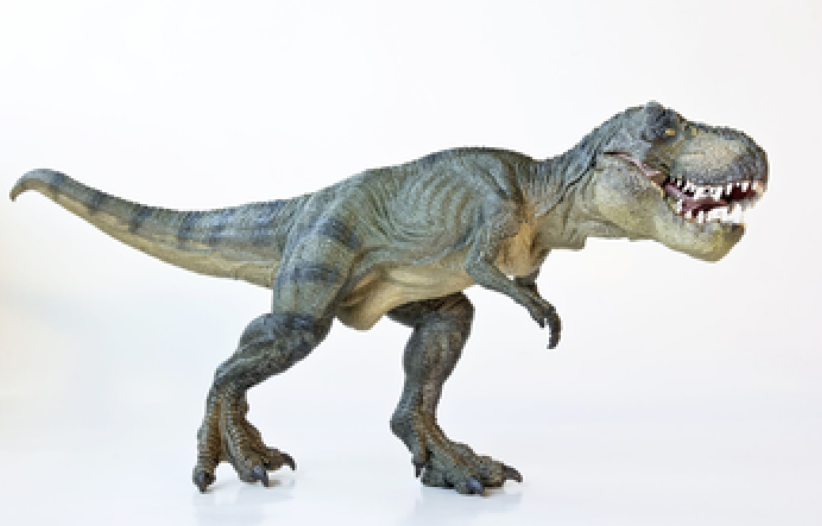
#> input picture ch3/trex.png, 822 x 526 px, found by its file name
$ python load_display_save.py
#> lines starting #> are read from the running program, lines starting #| are printed output that depends on the picture; after the words box and inside, x2 and y2 are one past the last pixel; in counts of white or black regions, pixels touching at a corner belong together
#Command is the specific program/subroutine executed in the CLI
#Option is an optional argument that modifies the command's behavior
#Argument is an optional or required info that a command uses to perform its function
#Parameter is an argument that an option uses to perform its function

   ## See sys.argv
#sys.argv = [name of command, directory to perform command]

from __future__ import print_function
import argparse
import cv2
import numpy as np

ap = argparse.ArgumentParser()
#ap.add_argument("-i", "--image", required=True, help="Path to the image")
#args = vars(ap.parse_args())


image = cv2.imread("ch3/trex.png")
#> image is the input picture: shape (526, 822, 3); mean B, G, R 215.3, 215.9, 214.4

#edit pixels of an image
image [0:100, 0:100] = (0, 255, 0)
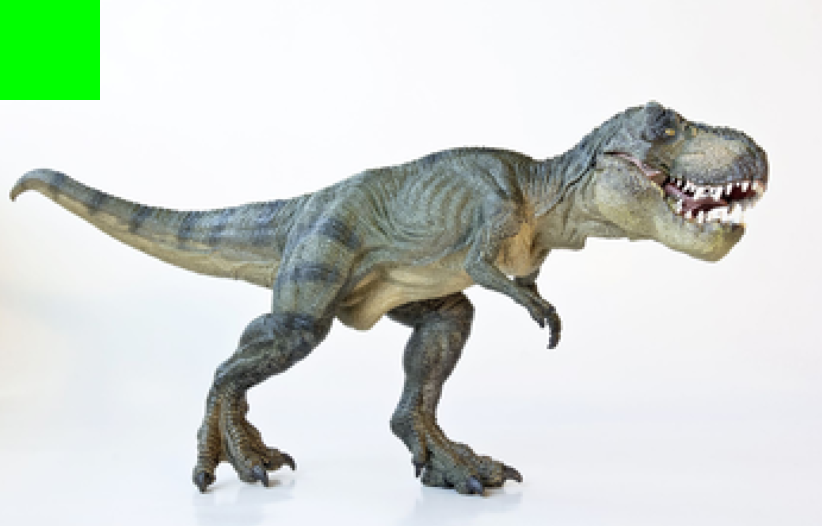
#> image: shape (526, 822, 3); 2.31% of pixels changed, all inside (x1, y1, x2, y2) = (0, 0, 100, 100)

#print details of an image
print("width: {} pixels".format(image.shape[1]))
#| width: 822 pixels
print("height: {} pixels".format(image.shape[0]))
#| height: 526 pixels
print("channels: {}".format(image.shape[2]))
#| channels: 3

cv2.imshow("Image", image)
cv2.waitKey(0)

#save the image as a png
cv2.imwrite("ch3/tre.png", image)
